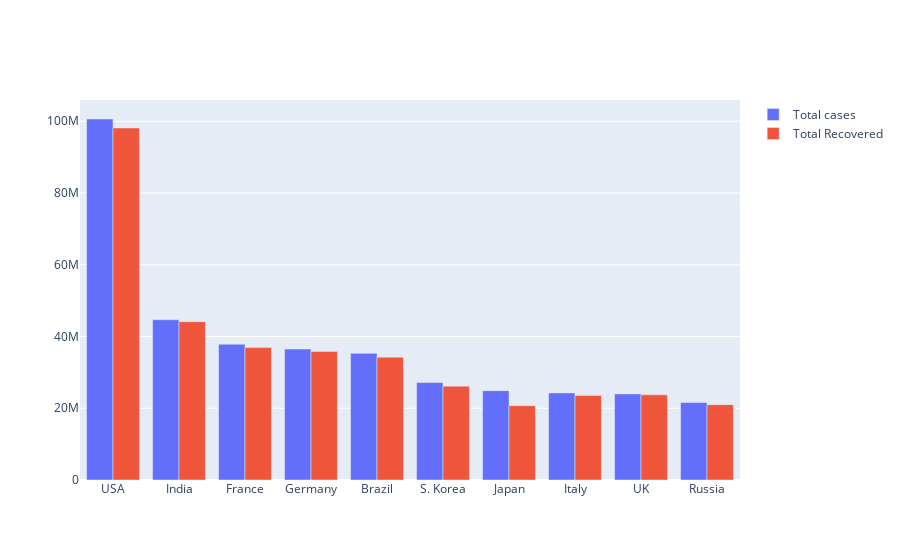

Source (notebook cell):
### Code cell
import plotly.graph_objects as go
new_recovered =df['TotalRecovered'][0:10]
new_total_recovered = []
for i in new_recovered:
    new_total_recovered.append(int(i.replace(',','')))

fig = go.Figure(data=[
    go.Bar(name='Total cases', x=country, y=new_total_cases),
    go.Bar(name='Total Recovered', x=country, y=new_total_recovered)
#     go.Bar(name='Total Deaths', x=country, y=new_total_recovered)
])
# Change the bar mode
fig.update_layout(barmode='group')
fig.show()

### Figure 1 — Plotly figure (JSON) as saved in the notebook; plotly's stock layout.template omitted (floating-point values rounded to 4 significant figures)
{"data": [{"name": "Total cases", "type": "bar", "x": ["USA", "India", "France", "Germany", "Brazil", "S. Korea", "Japan", "Italy", "UK", "Russia"], "y": [100625493, 44673379, 37846799, 36499600, 35304715, 27155813, 24911367, 24260660, 24000101, 21597613]}, {"name": "Total Recovered", "type": "bar", "x": ["USA", "India", "France", "Germany", "Brazil", "S. Korea", "Japan", "Italy", "UK", "Russia"], "y": [98124036, 44136872, 36909138, 35821900, 34235867, 26163723, 20713863, 23587105, 23741755, 21003575]}], "layout": {"barmode": "group"}}
